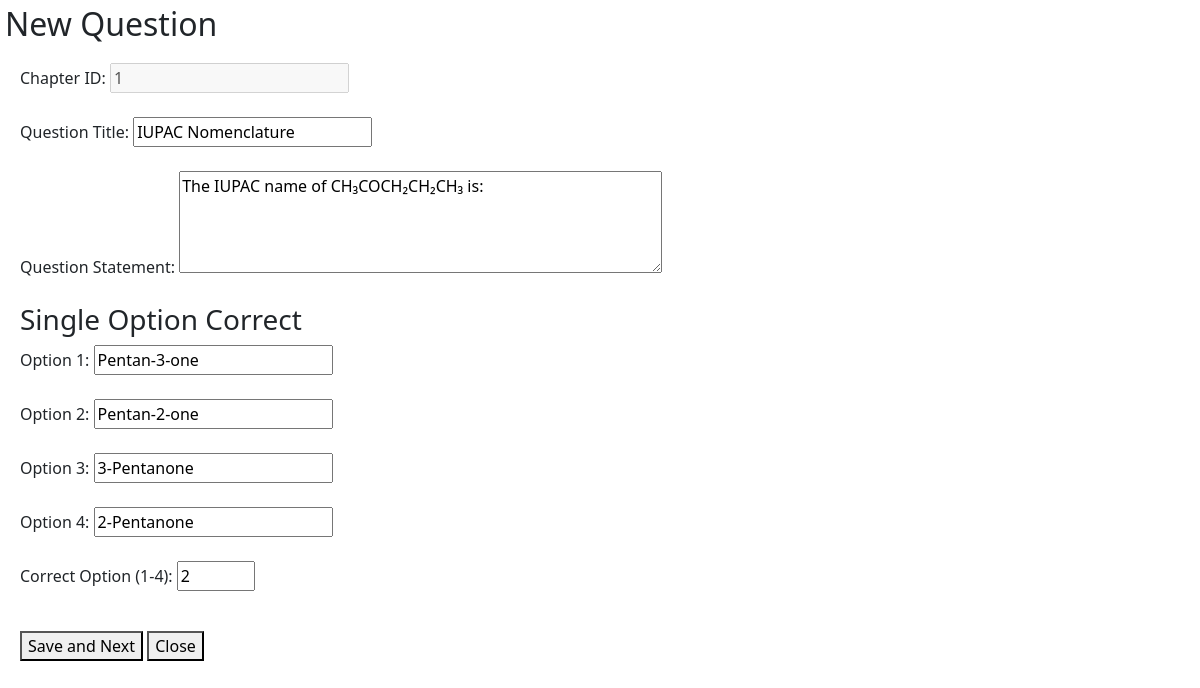
/edit_question/1, run on the app's committed database.
### models.py (models this page shows)
class Questions(db.Model):
    id = db.Column(db.Integer, primary_key = True)
    quiz_id = db.Column(db.Integer, db.ForeignKey('quiz.id'), nullable = False)
    chapter_id = db.Column(db.Integer, db.ForeignKey('chapter.id'), nullable = False)
    question_title = db.Column(db.Text, nullable = False)
    question_statement = db.Column(db.Text, nullable = False)
    option_1 = db.Column(db.String(120), nullable = False)
    option_2 = db.Column(db.String(120), nullable = False)
    option_3 = db.Column(db.String(120), nullable = False)
    option_4 = db.Column(db.String(120), nullable = False)
    correct_option = db.Column(db.String(120), nullable = False)

### app.py (the view, shortened to what this page needs)
@app.route('/edit_question/<int:question_id>', methods = ['GET', 'POST'])
def edit(question_id):
    question_obj = Questions.query.filter_by(id = question_id).first()
    quiz_id = question_obj.quiz_id
    quiz_obj = Quiz.query.filter_by(id = quiz_id).first()
    chapter_id = quiz_obj.chapter_id
    return render_template('edit_question.html', chapter_id = chapter_id, question = question_obj)

### templates/edit_question.html (shortened to what this page needs)
<!DOCTYPE html>
<html lang="en">
<head>
  <link rel="stylesheet" href="/static/style.css">
  <link href="https://cdn.jsdelivr.net/npm/bootstrap@5.3.3/dist/css/bootstrap.min.css"
  rel="stylesheet"
>
</head>
<body>
  <h2 style="margin:5px;">New Question</h2>
  <form action="/edit_question/{{ question.id }}" method="POST" id="new-question-form" style="margin:20px;">
    <div>
      <label for="chapter_id">Chapter ID:</label>
      <input type="text" id="chapter_id" name="chapter_id" value="{{ chapter_id }}" disabled/>
    </div>
    <br>
    <div>
      <label for="question_title">Question Title:</label>
      <input type="text" id="question_title" name="question_title" value="{{ question.question_title }}" />
    </div>
    <br>
    <div>
      <label for="question_statement">Question Statement:</label>
      <textarea id="question_statement" name="question_statement" rows="4" cols="50">{{ question.question_statement }}</textarea>
    </div>
    <br>
    <h3>Single Option Correct</h3>
    <div>
      <label for="option_1">Option 1:</label>
      <input type="text" id="option_1" name="option_1" value="{{ question.option_1 }}" />
    </div>
    <br>
    <div>
      <label for="option_2">Option 2:</label>
      <input type="text" id="option_2" name="option_2" value="{{ question.option_2 }}" />
    </div>
    <br>
    <div>
      <label for="option_3">Option 3:</label>
      <input type="text" id="option_3" name="option_3" value="{{ question.option_3 }}" />
    </div>
    <br>
    <div>
      <label for="option_4">Option 4:</label>
      <input type="text" id="option_4" name="option_4" value="{{ question.option_4 }}" />
    </div>
    <br>
    <div>
      <label for="correct_option">Correct Option (1-4):</label>
      <input type="number" id="correct_option" name="correct_option" min="1" max="4" value="{{ question.correct_option }}" />
    </div>
    <br>
    <div style="margin-top: 1em;">
      <button type="submit" name="action" value="save_next">Save and Next</button>
      <button type="submit" name="action" value="close">Close</button>
    </div>
  </form>
</body>
</html>

### static/style.css (style rules this page uses)
* { margin:0px; }

### data on the page
Questions: question_title "IUPAC Nomenclature", question_statement "The IUPAC name of CH₃COCH₂CH₂CH₃ is:", option_1 "Pentan-3-one", option_2 "Pentan-2-one", option_3 "3-Pentanone", option_4 "2-Pentanone", correct_option "2"
